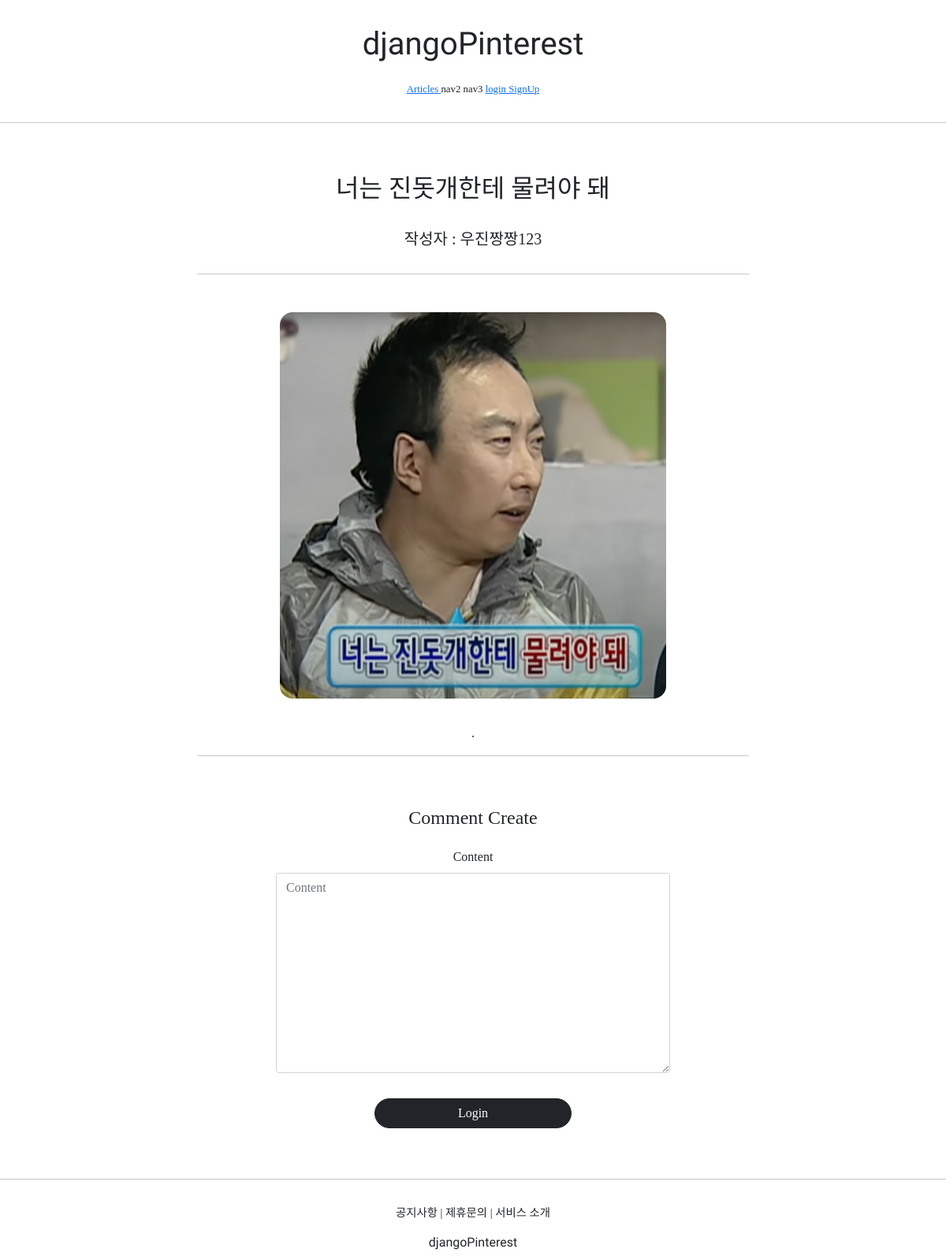
The page /articles/detail/3 on the database as committed earlier.
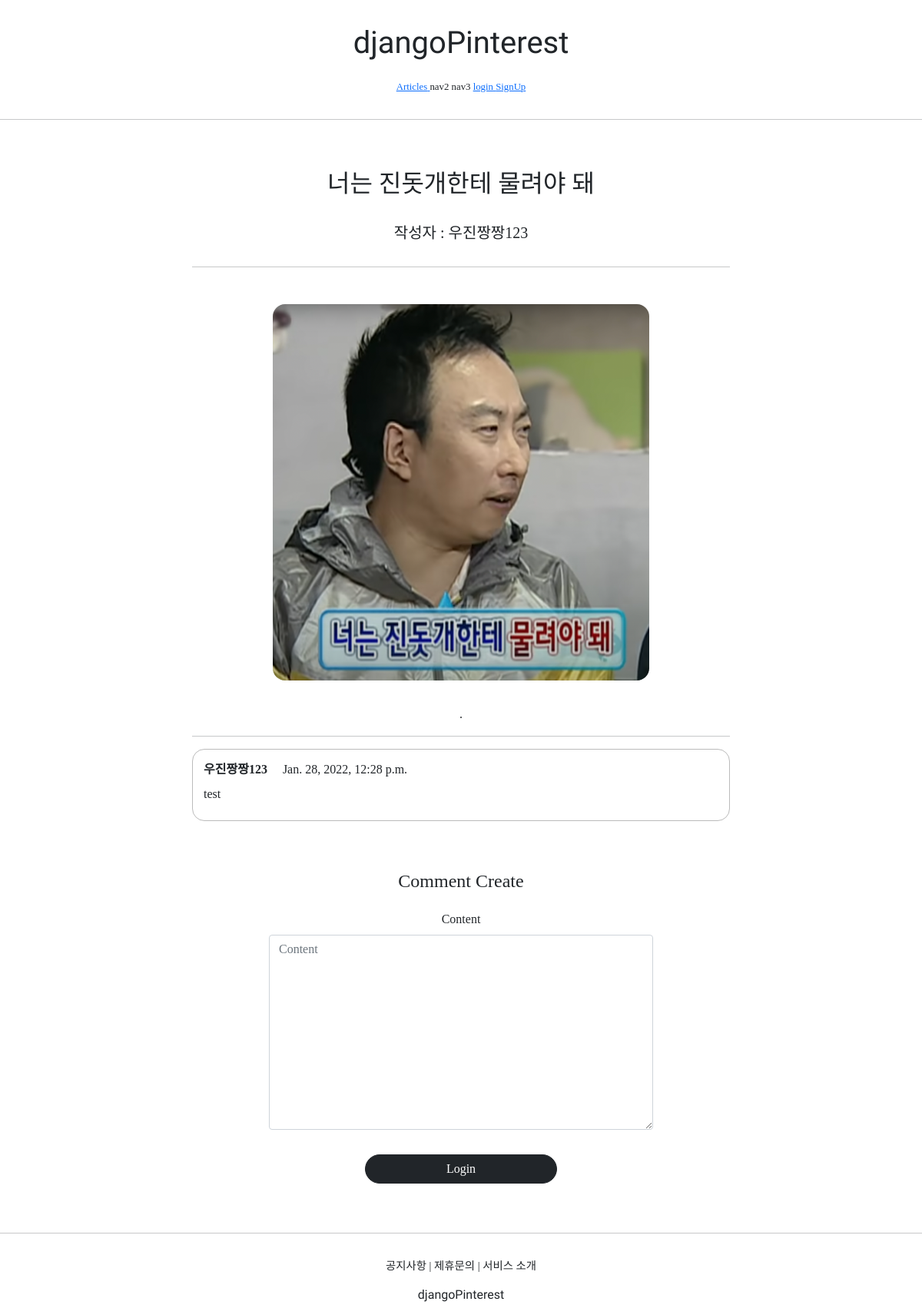
The same page on the database as committed later.
### commentapp/models.py (models this page shows)
class Comment(models.Model):
    article = models.ForeignKey(Article, on_delete=models.SET_NULL, null=True, related_name='comment')
    writer = models.ForeignKey(User, on_delete=models.SET_NULL, null=True, related_name='comment')
    content = models.TextField(null=False)
    created_at = models.DateTimeField(auto_now=True)

### profileapp/models.py (models this page shows)
class Profile(models.Model):
    user = models.OneToOneField(User, on_delete=models.CASCADE, related_name='profile')
    image = models.ImageField(upload_to='profile/', null=True)
    nickname = models.CharField(max_length=20, unique=True, null=True)
    message = models.CharField(max_length=100, null=True)

### articleapp/views.py (the view)
# urls.py: path('detail/<int:pk>', ArticleDetailView.as_view(), name='detail'),
class ArticleDetailView(DetailView, FormMixin):
    model = Article
    form_class = CommentCreationForm
    context_object_name = 'target_article'
    template_name = 'articleapp/detail.html'

### commentapp/forms.py
class CommentCreationForm(ModelForm):
    class Meta:
        model = Comment
        fields = ['content']

### articleapp/templates/articleapp/detail.html (shortened to what this page needs)
{% extends 'base.html' %}
{% block content %}
    <div>
        <div style="text-align: center; max-width: 700px; margin: 4rem auto;">
            <h2>
                {{ target_article.title }}
            </h2>
            <h5 style="margin: 2rem auto;">
                작성자 : {{ target_article.writer.profile.nickname }}
            </h5>
            <hr>
            <img style="width: 70%; border-radius: 1rem; margin: 2rem 0;"
                    src="{{ target_article.image.url }}" alt="">
            <p>
                {{ target_article.content }}
            </p>
            <hr>
            {% for comment in target_article.comment.all %}
                {% include 'commentapp/detail.html' with comment=comment %}
            {% endfor %}
            {% include 'commentapp/create.html' with article=target_article %}
        </div>
    </div>
{% endblock %}

### commentapp/templates/commentapp/detail.html (shortened to what this page needs)
<div style="border: 1px solid; text-align: left; padding: 2%; margin: 1rem 0; border-radius: 1rem; border-color: #bbb;">
    <div>
        <strong>
            {{ comment.writer.profile.nickname }}
        </strong>
        {{ comment.created_at }}
    </div>
    <div style="margin: 0.5rem 0">
        {{ comment.content }}
    </div>
</div>

Rows that differ between the two databases and show on the page:
added Comment: writer.profile.nickname "우진짱짱123", created_at "Jan. 28, 2022, 12:28 p.m.", content "test"
